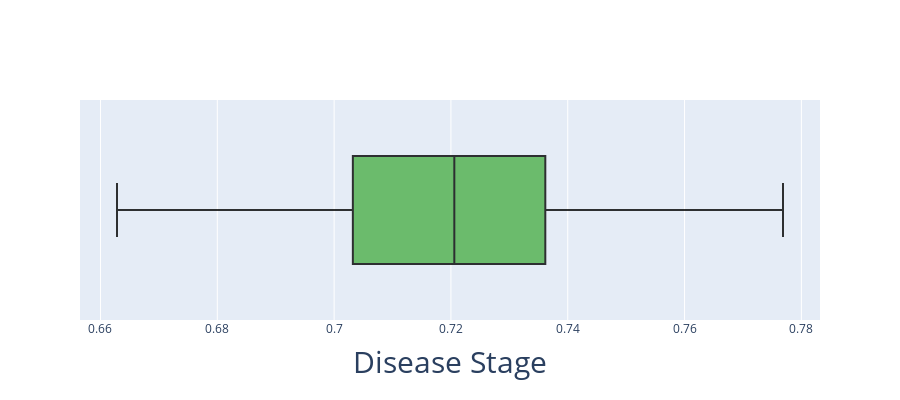

Notebook code for this chart:
### Code cell
p = individual_staging(Sboot=Sboot,
                      patient_id=patient_id,
                      color=color,
                       width=width,
                       height=height,
                       fontsize=fontsize
                      )

p
